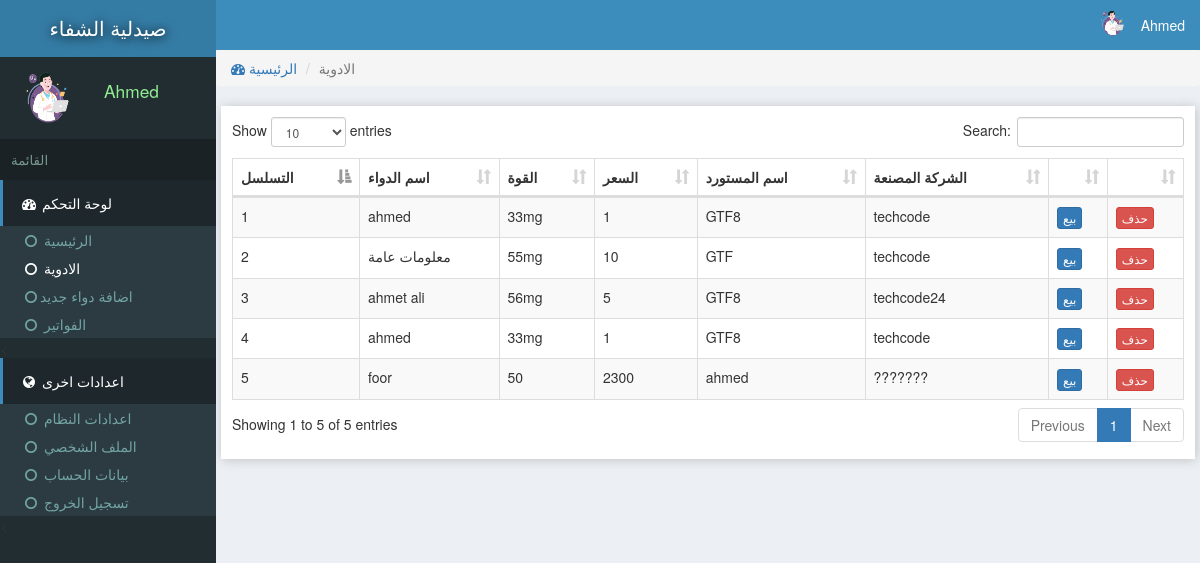
/inventeries.php (signed in), run on the app's committed database.
### tables this page shows
CREATE TABLE `site` (
  `id` int(11) NOT NULL,
  `title` varchar(222) NOT NULL,
  `name` varchar(222) NOT NULL
);

CREATE TABLE `users` (
  `id` int(11) NOT NULL,
  `email` varchar(222) NOT NULL,
  `password` varchar(222) NOT NULL,
  `name` varchar(222) NOT NULL,
  `pic` varchar(222) NOT NULL,
  `number` varchar(222) NOT NULL,
  `date` timestamp NOT NULL DEFAULT current_timestamp()
);

CREATE TABLE `inventeries` (
  `id` int(11) NOT NULL,
  `catId` int(11) NOT NULL,
  `supplier` varchar(222) NOT NULL,
  `name` text NOT NULL,
  `unit` text NOT NULL,
  `price` text NOT NULL,
  `pic` text NOT NULL,
  `description` text NOT NULL,
  `company` varchar(111) NOT NULL,
  `date` timestamp NOT NULL DEFAULT current_timestamp()
);

### assets/db.php (called while the page is built, shortened)
<?php
    $con = new mysqli('localhost','root','','store');
    $array = $con->query("select * from users where id ='$_SESSION[userId]'");
    $user = $array->fetch_assoc();
?>

### inventeries.php (the view, shortened to what this page needs)
<?php require "assets/function.php" ?>
<?php require 'assets/db.php';?>
<!DOCTYPE html>
<html>
<head>
<link rel="stylesheet" href="js/datatables.net-bs/css/dataTables.bootstrap.min.css">
  <?php require "assets/autoloader.php" ?>
</head>
<body style="background: #ECF0F5;padding:0;margin:0">
<div class="dashboard" style="position: fixed;width: 18%;height: 100%;background:#222D32">
  <div style="background:#357CA5;padding: 14px 3px;color:white;font-size: 15pt;text-align: center;text-shadow: 1px 1px 11px black">
    <a href="index.php" style="color: white;text-decoration: none;"><?php echo strtoupper(siteName()); ?> </a>
  </div>
  <div class="flex" style="padding: 3px 7px;margin:5px 2px;">
    <div><img src="photo/<?php echo $user['pic'] ?>" class='img-circle' style='width: 77px;height: 66px'></div>
    <div style="color:lightgreen;font-size: 13pt;padding: 14px 7px;margin-left: 11px;"><?php echo ucfirst($user['name']); ?></div>
  </div>
  <div style="background: #1A2226;font-size: 10pt;padding: 11px;color: #79978F">القائمة</div>
  <div>
    <div style="background:#1E282C;color: white;padding: 13px 17px;border-left: 3px solid #3C8DBC;"><span><i class="fa fa-dashboard fa-fw"></i> لوحة التحكم</span></div>
    <div class="item">
      <ul class="nostyle zero">
        <a href="index.php"><li ><i class="fa fa-circle-o fa-fw"></i> الرئيسية</li></a>
        <a href="inventeries.php"><li style="color: white"><i class="fa fa-circle-o fa-fw"></i> الادوية</li></a>
       <a href="addnew.php"><li><i class="fa fa-circle-o fa-fw"></i>اضافة دواء جديد</li></a>
        <a href="reports.php"><li><i class="fa fa-circle-o fa-fw"></i> الفواتير</li></a>
      </ul><
    </div>
  </div>
  <div style="background:#1E282C;color: white;padding: 13px 17px;border-left: 3px solid #3C8DBC;"><span><i class="fa fa-globe fa-fw"></i> اعدادات اخرى</span></div>
  <div class="item">
      <ul class="nostyle zero">
        <a href="sitesetting.php"><li><i class="fa fa-circle-o fa-fw"></i> اعدادات النظام</li></a>
       <a href="profile.php"><li><i class="fa fa-circle-o fa-fw"></i> الملف الشخصي</li></a>
        <a href="accountSetting.php"><li><i class="fa fa-circle-o fa-fw"></i> بيانات الحساب</li></a>
        <a href="logout.php"><li><i class="fa fa-circle-o fa-fw"></i> تسجيل الخروج</li></a>
      </ul><
    </div>
</div>
<div class="marginLeft" >
  <div style="color:white;background:#3C8DBC" >
    <div class="pull-right flex rightAccount" style="padding-right: 11px;padding: 7px;">
      <div><img src="photo/<?php echo $user['pic'] ?>" style='width: 41px;height: 33px;' class='img-circle'></div>
      <div style="padding: 8px"><?php echo ucfirst($user['name']) ?></div>
    </div>
  </div>
<?php
if (isset($_GET['catId']))
{
  $catId = $_GET['catId'];
  $array = $con->query("select * from categories where id='$catId'");
  $catArray =$array->fetch_assoc();
  $catName = $catArray['name'];
  $stockArray = $con->query("select * from inventeries where catId='$catArray[id]'");
}
else
{
  $catName = "الادوية";
  $stockArray = $con->query("select * from inventeries");
}
 ?>
  <div class="content">
   <ol class="breadcrumb ">
        <li><a href="index.php"><i class="fa fa-dashboard"></i> الرئيسية</a></li>
        <li class="active"><?php echo $catName ?></li>
    </ol>
  <div class="tableBox" >
    <table id="dataTable" class="table table-bordered table-striped" style="z-index: -1">
      <thead>
        <th>التسلسل</th>
        <th>اسم الدواء</th>
        <th>القوة</th>
        <th>السعر</th>
        <th>اسم المستورد</th>
        <th>الشركة المصنعة</th>
        <th></th>
        <th></th>
      </thead>
     <tbody>
      <?php $i=0;
        while ($row = $stockArray->fetch_assoc())
        {
          $i=$i+1;
          $id = $row['id'];
        ?>
          <tr>
            <td><?php echo $i; ?></td>
            <td><?php echo $row['name']; ?></td>
            <td><?php echo $row['unit']; ?></td>
            <td><?php echo $row['price']; ?></td>
            <td><?php echo $row['supplier']; ?></td>
            <td><?php echo $row['company']; ?></td>
            <?php
            if (!empty($_SESSION['bill']))
            {
            foreach ($_SESSION['bill'] as $key => $value)
            {
              if (in_array($row['id'], $_SESSION['bill'][$key]))
              {
                echo "<td>تم الاختيار</td>";break;
              }
               else
               {
              ?>
            <td id='selection<?php echo $i; ?>'><button class="btn btn-primary btn-xs" onclick="addInBill('<?php echo $id ?>','<?php echo $i; ?>')">بيع</button></td>
              <?php break;} } } else {?>
              <td id='selection<?php echo $i; ?>'><button class="btn btn-primary btn-xs" onclick="addInBill('<?php echo $id ?>','<?php echo $i; ?>')">بيع</button></td>
              <?php } ?>
              <td colspan="center"><a href="delete.php?item=<?php echo $row['id'] ?>&url=<?php echo $_SERVER['QUERY_STRING'] ?>"><button class='btn btn-danger btn-xs'>حذف</button></a></td>
          </tr>
      <?php
        }
       ?>
     </tbody>
    </table>
  </div>
  </div>
</div>
</body>
</html>

### data on the page
site: name "صيدلية الشفاء"
users: pic (picture), name "Ahmed"
inventeries: name "ahmed", unit "33mg", price "1", supplier "GTF8", company "techcode"
inventeries: name "معلومات عامة", unit "55mg", price "10", supplier "GTF", company "techcode"
inventeries: name "ahmet ali", unit "56mg", price "5", supplier "GTF8", company "techcode24"
inventeries: name "ahmed", unit "33mg", price "1", supplier "GTF8", company "techcode"
inventeries: name "foor", unit "50", price "2300", supplier "ahmed", company "???????"

### other printed values
$catName "الادوية"
